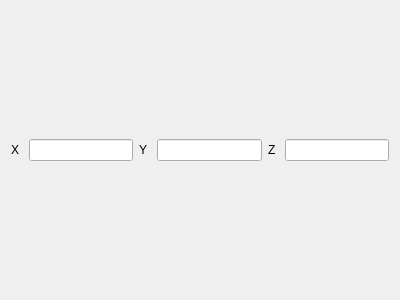
<?xml version="1.0" encoding="UTF-8"?>
<ui version="4.0">
 <class>Vec3Editor</class>
 <widget class="QWidget" name="Vec3Editor">
  <property name="geometry">
   <rect>
    <x>0</x>
    <y>0</y>
    <width>400</width>
    <height>300</height>
   </rect>
  </property>
  <property name="windowTitle">
   <string>Form</string>
  </property>
  <layout class="QHBoxLayout" name="horizontalLayout">
   <item>
    <widget class="QLabel" name="label">
     <property name="text">
      <string>X </string>
     </property>
    </widget>
   </item>
   <item>
    <widget class="LineEditDouble" name="xLineEdit">
     <property name="alignment">
      <set>Qt::AlignRight|Qt::AlignTrailing|Qt::AlignVCenter</set>
     </property>
    </widget>
   </item>
   <item>
    <widget class="QLabel" name="label_2">
     <property name="text">
      <string>Y </string>
     </property>
    </widget>
   </item>
   <item>
    <widget class="LineEditDouble" name="yLineEdit">
     <property name="alignment">
      <set>Qt::AlignRight|Qt::AlignTrailing|Qt::AlignVCenter</set>
     </property>
    </widget>
   </item>
   <item>
    <widget class="QLabel" name="label_3">
     <property name="text">
      <string>Z </string>
     </property>
    </widget>
   </item>
   <item>
    <widget class="LineEditDouble" name="zLineEdit">
     <property name="alignment">
      <set>Qt::AlignRight|Qt::AlignTrailing|Qt::AlignVCenter</set>
     </property>
    </widget>
   </item>
  </layout>
 </widget>
 <customwidgets>
  <customwidget>
   <class>LineEditDouble</class>
   <extends>QLineEdit</extends>
   <header>LineEditDouble.hpp</header>
  </customwidget>
 </customwidgets>
 <resources/>
 <connections/>
</ui>
